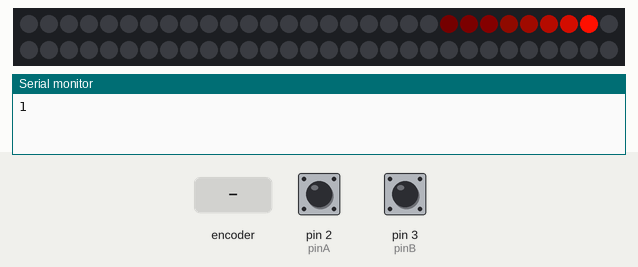
This sketch was run on a simulated Arduino Uno, built with avr-gcc and run on an emulated ATmega328P. On the bench: 60 RGB LEDs in strip order, left to right, continuing on the next row, the last lines printed to the serial monitor. The test bench sets the inputs (shaded band); at power-on: pin 2 (pinA) HIGH, pin 3 (pinB) HIGH.

Above: at 2.36 s.
2.4 s: rotary encoder on pin 2 (pinA) / pin 3 (pinB) turned 3 steps (first pin leading)
At 2.85 s:
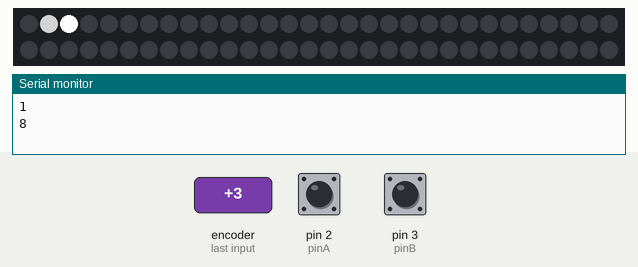
4.5 s: rotary encoder on pin 2 (pinA) / pin 3 (pinB) turned 1 step (first pin leading)
At 4.58 s:
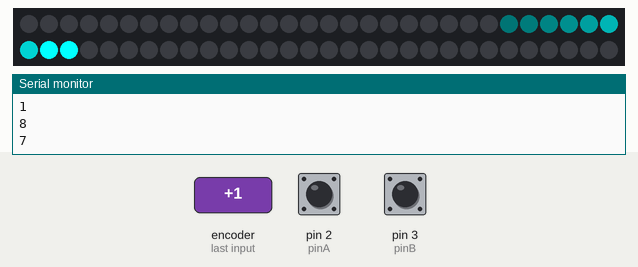
6.5 s: rotary encoder on pin 2 (pinA) / pin 3 (pinB) turned 1 step (first pin leading)
At 6.65 s:
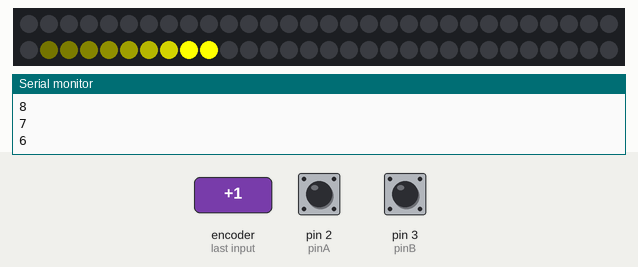
8.5 s: rotary encoder on pin 2 (pinA) / pin 3 (pinB) turned 3 steps (first pin leading)
At 8.62 s:
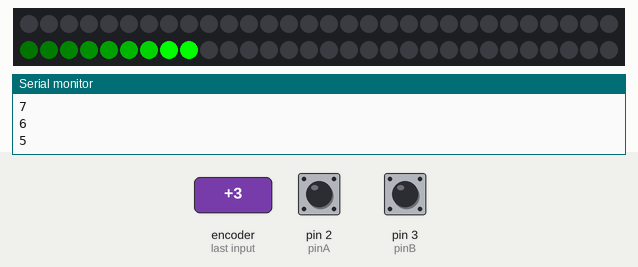

The sketch:

interuptRotary_larson.ino
```cpp
// ADD A COMMENT
#include <Adafruit_NeoPixel.h>

// SETUP YOUR OUTPUT PIN AND NUMBER OF PIXELS
#define LEDPIN 5
#define NUM_PIXELS  60
  Adafruit_NeoPixel strip = Adafruit_NeoPixel(NUM_PIXELS, LEDPIN, NEO_GRB + NEO_KHZ800);
///////////
static int pinA = 2; // Our first hardware interrupt pin is digital pin 2
static int pinB = 3; // Our second hardware interrupt pin is digital pin 3
static int switchpin = 4; // Our second hardware interrupt pin is digital pin 3
volatile byte aFlag = 0; // let's us know when we're expecting a rising edge on pinA to signal that the encoder has arrived at a detent
volatile byte bFlag = 0; // let's us know when we're expecting a rising edge on pinB to signal that the encoder has arrived at a detent (opposite direction to when aFlag is set)
volatile byte encoderPos = 1; //this variable stores our current value of encoder position. Change to int or uin16_t instead of byte if you want to record a larger range than 0-255
volatile byte oldEncPos = 1; //stores the last encoder position value so we can compare to the current reading and see if it has changed (so we know when to print to the serial monitor)
volatile byte reading = 0; //somewhere to store the direct values we read from our interrupt pins before checking to see if we have moved a whole detent
int minencoderVal = 0; //lowest allowable
int maxencoderVal = 8; //max value

void setup() {
  strip.begin();
  clearStrip(); // Initialize all pixels to 'off'
  delay(1000);

    pinMode(pinA, INPUT_PULLUP); // set pinA as an input, pulled HIGH to the logic voltage (5V or 3.3V for most cases)
  pinMode(pinB, INPUT_PULLUP); // set pinB as an input, pulled HIGH to the logic voltage (5V or 3.3V for most cases)
  attachInterrupt(0,PinA,RISING); // set an interrupt on PinA, looking for a rising edge signal and executing the "PinA" Interrupt Service Routine (below)
  attachInterrupt(1,PinB,RISING); // set an interrupt on PinB, looking for a rising edge signal and executing the "PinB" Interrupt Service Routine (below)

  Serial.begin(115200); // start the serial monitor link

}

void PinA(){
  cli(); //stop interrupts happening before we read pin values
  reading = PIND & 0xC; // read all eight pin values then strip away all but pinA and pinB's values
  if(reading == B00001100 && aFlag) { //check that we have both pins at detent (HIGH) and that we are expecting detent on this pin's rising edge
    encoderPos ++; //decrement the encoder's position count
    bFlag = 0; //reset flags for the next turn
    aFlag = 0; //reset flags for the next turn
  }
  else if (reading == B00000100) bFlag = 1; //signal that we're expecting pinB to signal the transition to detent from free rotation
  sei(); //restart interrupts
}

void PinB(){
  cli(); //stop interrupts happening before we read pin values
  reading = PIND & 0xC; //read all eight pin values then strip away all but pinA and pinB's values
  if (reading == B00001100 && bFlag) { //check that we have both pins at detent (HIGH) and that we are expecting detent on this pin's rising edge
    encoderPos --; //increment the encoder's position count
    bFlag = 0; //reset flags for the next turn
    aFlag = 0; //reset flags for the next turn
  }
  else if (reading == B00001000) aFlag = 1; //signal that we're expecting pinA to signal the transition to detent from free rotation
  sei(); //restart interrupts
}

void loop() {
    if(oldEncPos != encoderPos) {
      if (encoderPos == (maxencoderVal +1))
      { encoderPos = minencoderVal;
        }
      if (encoderPos == 255)// byte has nonzero so rolls over to 255.
        { encoderPos = maxencoderVal;
      }
    oldEncPos = encoderPos;
  }
      Serial.println(encoderPos);
/*  knightRider(3, 50, 2, 0xFF1000); // Cycles, Speed, Width, RGB Color (original orange-red)
  knightRider(3, 50, 2, 0xFF00FF); // Cycles, Speed, Width, RGB Color (purple)
  knightRider(3, 50, 2, 0x0000FF); // Cycles, Speed, Width, RGB Color (blue)
  knightRider(3, 50, 2, 0xFF0000); // Cycles, Speed, Width, RGB Color (red)
  knightRider(3, 50, 2, 0x00FF00); // Cycles, Speed, Width, RGB Color (green)
  knightRider(3, 50, 2, 0xFFFF00); // Cycles, Speed, Width, RGB Color (yellow)
  knightRider(3, 50, 2, 0x00FFFF); // Cycles, Speed, Width, RGB Color (cyan)
  knightRider(3, 50, 2, 0xFFFFFF); // Cycles, Speed, Width, RGB Color (white)
  clearStrip();
  delay(2000);

  // Iterate through a whole rainbow of colors
  //read rotary encoder to set colour

  for(byte j=0; j<252; j+=7) {
    knightRider(1, 50, 2, colorWheel(j)); // Cycles, Speed, Width, RGB Color
  }
 */
 switch (encoderPos) {
    case 0:
      clearStrip(); // Initialize all pixels to 'off'
      break;
    case 1:
      knightRider(1, 40, 2, 0xFF1000); // Cycles, Speed, Width, RGB Color (original orange-red)
      break;
    case 2:
      knightRider(1, 40, 2, 0xFF00FF); // Cycles, Speed, Width, RGB Color (purple)
      break;
    case 3:
      knightRider(1, 40, 2, 0x0000FF); // Cycles, Speed, Width, RGB Color (blue)
      break;
    case 4:
     knightRider(1, 40, 2, 0xFF0000); // Cycles, Speed, Width, RGB Color (red)
      break;
    case 5:
      knightRider(1, 40, 2, 0x00FF00); // Cycles, Speed, Width, RGB Color (green)
      break;
    case 6:
       knightRider(1, 40, 2, 0xFFFF00); // Cycles, Speed, Width, RGB Color (yellow)
      break;
    case 7:
      knightRider(1, 40, 2, 0x00FFFF); // Cycles, Speed, Width, RGB Color (cyan)
      break;
    case 8:
       knightRider(1, 40, 2, 0xFFFFFF); // Cycles, Speed, Width, RGB Color (white)
      break;
    default:
      // if nothing else matches, do the default
      clearStrip(); // Initialize all pixels to 'off'
      break;
  }
  //clearStrip();
  ;
}

// Cycles - one cycle is scanning through all pixels left then right (or right then left)
// Speed - how fast one cycle is (32 with 16 pixels is default KnightRider speed)
// Width - how wide the trail effect is on the fading out LEDs.  The original display used
//         light bulbs, so they have a persistance when turning off.  This creates a trail.
//         Effective range is 2 - 8, 4 is default for 16 pixels.  Play with this.
// Color - 32-bit packed RGB color value.  All pixels will be this color.
// knightRider(cycles, speed, width, color);
void knightRider(uint16_t cycles, uint16_t speed, uint8_t width, uint32_t color) {
  uint32_t old_val[NUM_PIXELS]; // up to 256 lights!
  // Larson time baby!
  for(int i = 0; i < cycles; i++){
    for (int count = 1; count<NUM_PIXELS; count++) {
      strip.setPixelColor(count, color);
      old_val[count] = color;
      if(oldEncPos != encoderPos) {clearStrip(); break;}
      for(int x = count; x>0; x--) {
        old_val[x-1] = dimColor(old_val[x-1], width);
        strip.setPixelColor(x-1, old_val[x-1]);
      if(oldEncPos != encoderPos) {clearStrip(); break;}
      }
      if(oldEncPos != encoderPos) {clearStrip(); break;}
      strip.show();
      delay(speed);
    }
    for (int count = NUM_PIXELS-1; count>=0; count--) {
      strip.setPixelColor(count, color);
      old_val[count] = color;
      if(oldEncPos != encoderPos) {clearStrip(); break;}
      for(int x = count; x<=NUM_PIXELS ;x++) {
        old_val[x-1] = dimColor(old_val[x-1], width);
        if(oldEncPos != encoderPos) {break;}
        strip.setPixelColor(x+1, old_val[x+1]);
        if(oldEncPos != encoderPos) {clearStrip(); break;}
      }
      if(oldEncPos != encoderPos) {clearStrip(); break;}
      strip.show();
      delay(speed);
    }
  }
}

void clearStrip() {
  for( int i = 0; i<NUM_PIXELS; i++){
    strip.setPixelColor(i, 0x000000); strip.show();
  }
}

uint32_t dimColor(uint32_t color, uint8_t width) {
   return (((color&0xFF0000)/width)&0xFF0000) + (((color&0x00FF00)/width)&0x00FF00) + (((color&0x0000FF)/width)&0x0000FF);
}

// Using a counter and for() loop, input a value 0 to 251 to get a color value.
// The colors transition like: red - org - ylw - grn - cyn - blue - vio - mag - back to red.
// Entering 255 will give you white, if you need it.
uint32_t colorWheel(byte WheelPos) {
  byte state = WheelPos / 21;
  switch(state) {
    case 0: return strip.Color(255, 0, 255 - ((((WheelPos % 21) + 1) * 6) + 127)); break;
    case 1: return strip.Color(255, ((WheelPos % 21) + 1) * 6, 0); break;
    case 2: return strip.Color(255, (((WheelPos % 21) + 1) * 6) + 127, 0); break;
    case 3: return strip.Color(255 - (((WheelPos % 21) + 1) * 6), 255, 0); break;
    case 4: return strip.Color(255 - (((WheelPos % 21) + 1) * 6) + 127, 255, 0); break;
    case 5: return strip.Color(0, 255, ((WheelPos % 21) + 1) * 6); break;
    case 6: return strip.Color(0, 255, (((WheelPos % 21) + 1) * 6) + 127); break;
    case 7: return strip.Color(0, 255 - (((WheelPos % 21) + 1) * 6), 255); break;
    case 8: return strip.Color(0, 255 - ((((WheelPos % 21) + 1) * 6) + 127), 255); break;
    case 9: return strip.Color(((WheelPos % 21) + 1) * 6, 0, 255); break;
    case 10: return strip.Color((((WheelPos % 21) + 1) * 6) + 127, 0, 255); break;
    case 11: return strip.Color(255, 0, 255 - (((WheelPos % 21) + 1) * 6)); break;
    default: return strip.Color(0, 0, 0); break;
  }
}
```
